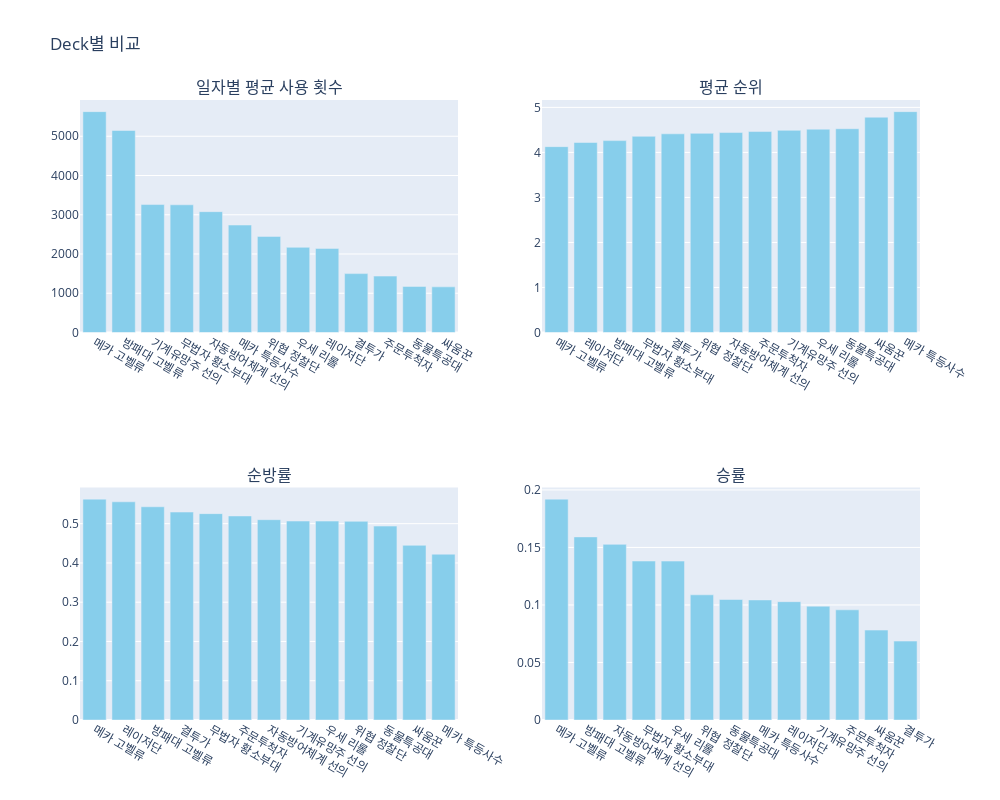

Notebook code cell kept with this figure:
### Code cell
summary_figure = make_subplots(rows = 2, cols = 2, subplot_titles = ('일자별 평균 사용 횟수', '평균 순위', '순방률', '승률'))

summary_figure.add_trace(go.Bar(
    
    x = result.Deck,
    y = result.Avg_count,
    marker_color = 'skyblue'



), row=1, col=1)


summary_figure.add_trace(go.Bar(
    
    x = result.Deck,
    y = result.Avg_placement,
    marker_color = 'skyblue'



), row=1, col=2)


summary_figure.add_trace(go.Bar(
    
    x = result.Deck,
    y = result.Avg_save,
    marker_color = 'skyblue'



), row=2, col=1)


summary_figure.add_trace(go.Bar(
    
    x = result.Deck,
    y = result.Avg_winner,
    marker_color = 'skyblue'



), row=2, col=2)

summary_figure.update_layout(
    showlegend=False, 
    autosize=False,
    width=1000,
    height=800,
    title = 'Deck별 비교'
    


)

summary_figure.update_layout(
    
    xaxis={'categoryorder': 'total descending'},
    xaxis2={'categoryorder': 'total ascending'},
    xaxis3= {'categoryorder': 'total descending'},
    xaxis4={'categoryorder': 'total descending'}


)
summary_figure

### Figure 1 — Plotly figure (JSON) as saved in the notebook; plotly's stock layout.template omitted (floating-point values rounded to 4 significant figures)
{"data": [{"marker": {"color": "skyblue"}, "type": "bar", "x": ["주문투척자", "무법자 황소부대", "메카 고벨류", "싸움꾼", "결투가", "메카 특등사수", "레이저단", "기계유망주 선의", "우세 리롤", "방패대 고벨류", "동물특공대", "자동방어체계 선의", "위협 정찰단"], "xaxis": "x", "y": [1437.0, 3253.0, 5628.0, 1163.0, 1500.0, 2738.0, 2142.0, 3260.0, 2170, 5147.0, 1173.0, 3079.0, 2449.0], "yaxis": "y"}, {"marker": {"color": "skyblue"}, "type": "bar", "x": ["주문투척자", "무법자 황소부대", "메카 고벨류", "싸움꾼", "결투가", "메카 특등사수", "레이저단", "기계유망주 선의", "우세 리롤", "방패대 고벨류", "동물특공대", "자동방어체계 선의", "위협 정찰단"], "xaxis": "x2", "y": [4.463, 4.358, 4.128, 4.783, 4.413, 4.906, 4.221, 4.491, 4.516, 4.262, 4.526, 4.441, 4.423], "yaxis": "y2"}, {"marker": {"color": "skyblue"}, "type": "bar", "x": ["주문투척자", "무법자 황소부대", "메카 고벨류", "싸움꾼", "결투가", "메카 특등사수", "레이저단", "기계유망주 선의", "우세 리롤", "방패대 고벨류", "동물특공대", "자동방어체계 선의", "위협 정찰단"], "xaxis": "x3", "y": [0.5196, 0.5256, 0.5625, 0.4448, 0.5296, 0.4223, 0.5557, 0.5067, 0.5065, 0.543, 0.4938, 0.5101, 0.506], "yaxis": "y3"}, {"marker": {"color": "skyblue"}, "type": "bar", "x": ["주문투척자", "무법자 황소부대", "메카 고벨류", "싸움꾼", "결투가", "메카 특등사수", "레이저단", "기계유망주 선의", "우세 리롤", "방패대 고벨류", "동물특공대", "자동방어체계 선의", "위협 정찰단"], "xaxis": "x4", "y": [0.09576, 0.1382, 0.192, 0.07818, 0.06859, 0.1044, 0.1028, 0.09889, 0.1381, 0.1592, 0.1047, 0.1527, 0.1088], "yaxis": "y4"}], "layout": {"annotations": [{"font": {"size": 16}, "showarrow": false, "text": "일자별 평균 사용 횟수", "x": 0.225, "xanchor": "center", "xref": "paper", "y": 1, "yanchor": "bottom", "yref": "paper"}, {"font": {"size": 16}, "showarrow": false, "text": "평균 순위", "x": 0.775, "xanchor": "center", "xref": "paper", "y": 1, "yanchor": "bottom", "yref": "paper"}, {"font": {"size": 16}, "showarrow": false, "text": "순방률", "x": 0.225, "xanchor": "center", "xref": "paper", "y": 0.375, "yanchor": "bottom", "yref": "paper"}, {"font": {"size": 16}, "showarrow": false, "text": "승률", "x": 0.775, "xanchor": "center", "xref": "paper", "y": 0.375, "yanchor": "bottom", "yref": "paper"}], "autosize": false, "height": 800, "showlegend": false, "title": {"text": "Deck별 비교"}, "width": 1000, "xaxis": {"anchor": "y", "categoryorder": "total descending", "domain": [0, 0.45]}, "xaxis2": {"anchor": "y2", "categoryorder": "total ascending", "domain": [0.55, 1]}, "xaxis3": {"anchor": "y3", "categoryorder": "total descending", "domain": [0, 0.45]}, "xaxis4": {"anchor": "y4", "categoryorder": "total descending", "domain": [0.55, 1]}, "yaxis": {"anchor": "x", "domain": [0.625, 1]}, "yaxis2": {"anchor": "x2", "domain": [0.625, 1]}, "yaxis3": {"anchor": "x3", "domain": [0, 0.375]}, "yaxis4": {"anchor": "x4", "domain": [0, 0.375]}}}
